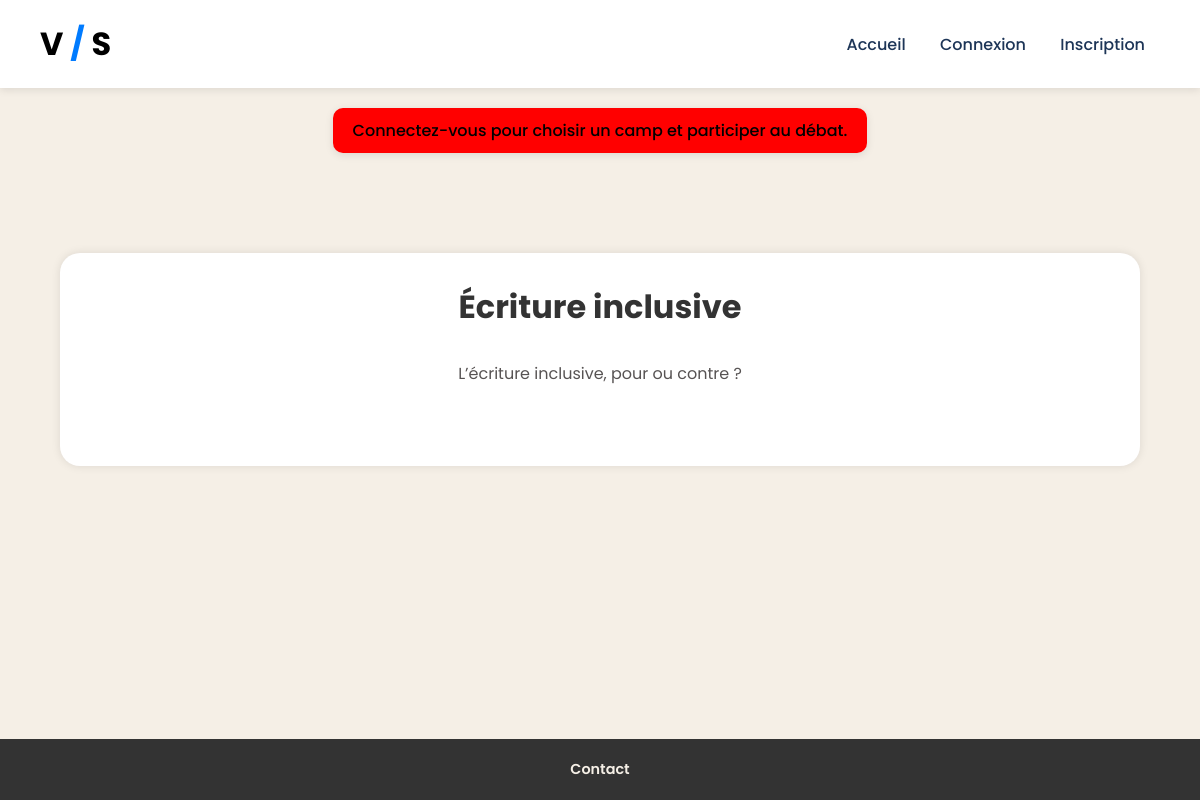
The app's page /choixdebat.html?debat_id=13 with its own data.
### tables this page shows
CREATE TABLE debats (
        id_debat INTEGER PRIMARY KEY AUTOINCREMENT,
        titre VARCHAR(255) NOT NULL UNIQUE,
        description TEXT NOT NULL,
        id_uti INTEGER NOT NULL,
        theme VARCHAR(255) NOT NULL,
        date_creation DATETIME NOT NULL,
        date_fin DATETIME NOT NULL,
        FOREIGN KEY (id_uti) REFERENCES utilisateur(id_uti)
    );

### app.py (the view, shortened to what this page needs)
@app.route('/choixdebat.html')
def choixdebat():
    debat_id = request.args.get("debat_id")
    ancien_choix = request.args.get("ancien_choix")
    if not debat_id:
        return "Error: No debate selected."
    con = connect_db()
    cur = con.cursor()
    cur.execute("SELECT titre, description FROM debats WHERE id_debat = ?", (debat_id,))
    debate = cur.fetchone()
    cur.execute("SELECT date_fin FROM debats WHERE id_debat = ?", (debat_id,))
    data = cur.fetchone()
    if not data or not debate:
        con.close()
        return "Erreur: Débat introuvable."
    date_fin = data[0]
    date_fin = datetime.strptime(date_fin, "%Y-%m-%d %H:%M:%S")
    now = datetime.now()
    time_left = (date_fin - now).total_seconds()
    if time_left <= 0:
        con.close()
        return redirect(url_for('debat_closed', debat_id=debat_id))
    con.close()
    return render_template('choixdebat.html', debate=debate, debat_id=debat_id, time_left=time_left,
                           is_logged_in='username' in session, ancien_choix=ancien_choix)

### app.py (called while the page is built)
def connect_db():
    return sqlite3.connect('database/vns.db')

### templates/choixdebat.html (shortened to what this page needs)
<!DOCTYPE html>
<html>
<head>
    <link rel="stylesheet" href="{{ url_for('static', filename='choixdebat.css') }}">
</head>
<body>
    <header>
        <div class="logo">
            <span class="v">V</span>
            <span class="neutre">/</span>
            <span class="s">S</span>
        </div>
        <nav>
            <a href="{{ url_for('acc') }}">Accueil</a>
            {% if is_logged_in %}
                <a href="{{ url_for('creerdebat') }}">Créer un débat</a>
                <a href="{{ url_for('logout') }}">Déconnexion</a>
            {% else %}
                <a href="{{ url_for('connexion') }}">Connexion</a>
                <a href="{{ url_for('inscription') }}">Inscription</a>
            {% endif %}
        </nav>
    </header>
    <main>
        {% if not is_logged_in %}
            <p class="mssg">Connectez-vous pour choisir un camp et participer au débat.</p>
        {% endif %}
        <section class="debate-intro">
            <h1>{{ debate[0] }}</h1>
            <p>{{ debate[1] }}</p>
        </section>
    </main>
    <footer>
        <p><a href="{{ url_for('contact') }}" class="contact">Contact</a></p>
    </footer>
</body>
</html>

### static/choixdebat.css (style rules this page uses)
:root { --primary-color: #1d3557; --secondary-color: #457b9d; --accent-color: #007bff; --background-color: #f5efe6; --text-color: #1d1d1d; }
* { margin: 0; padding: 0; box-sizing: border-box; }
body { font-family: 'Poppins', sans-serif; background-color: var(--background-color); color: var(--text-color); min-height: 100vh; display: flex; flex-direction: column; }
header { width: 100%; padding: 20px 40px; background-color: #fff; display: flex; justify-content: space-between; align-items: center; box-shadow: 0 2px 8px rgba(0, 0, 0, 0.1); position: sticky; top: 0; }
header .logo { font-size: 2rem; font-weight: 700; color: black; flex-shrink: 0; }
header .logo .neutre { color: var(--accent-color); }
header nav a { margin: 0 15px; text-decoration: none; font-weight: 500; color: var(--primary-color); position: relative; transition: color 0.3s ease; }
.debate-intro { background-color: #fff; padding: 30px; margin: 5%; border-radius: 20px; box-shadow: 0 0 10px rgba(0, 0, 0, 0.1); text-align: center; margin-top: 100px; margin-bottom: 70px; }
.debate-intro h1 { font-size: 2rem; margin-bottom: 30px; text-align: center; color: #333; word-break: break-word; overflow-wrap: break-word; max-width: 100%; }
.debate-intro p { font-size: 1rem; margin-bottom: 50px; text-align: left; color: #575353; display: block; text-align: center; word-break: break-word; overflow-wrap: break-word; max-width: 100%; }
footer { padding: 20px 40px; text-align: center; background: #333; margin-top: auto; }
footer p { font-size: 0.9rem; }
footer .contact { text-decoration: none; color: var(--background-color); font-weight: 600; transition: color 0.3s ease; }
.mssg { background-color: red; color: black; padding: 10px 20px; border-radius: 10px; margin: 20px auto; text-align: center; font-size: 1rem; font-weight: 500; width: fit-content; box-shadow: 0 2px 8px rgba(0, 0, 0, 0.1); }

### records on screen
debats: titre "Écriture inclusive", description "L’écriture inclusive, pour ou contre ?"
